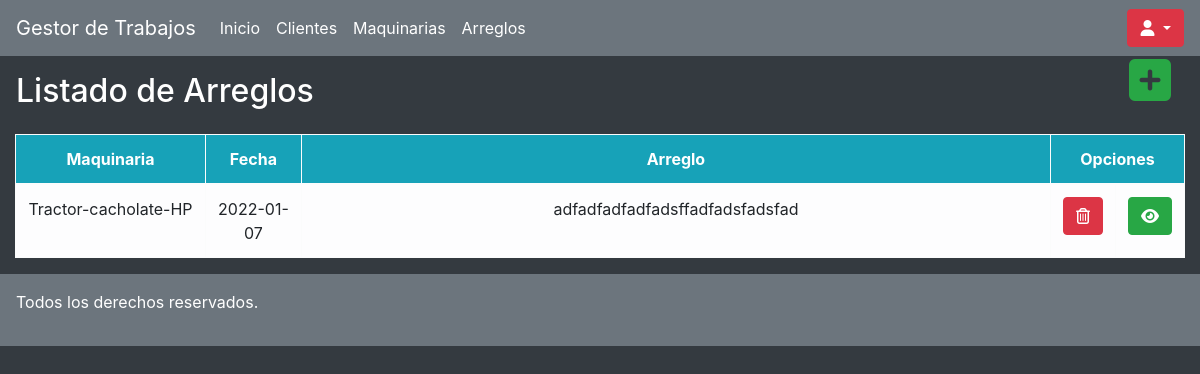
/clientes/arreglos-cliente/29 (signed in), run on an earlier commit of the app's database.
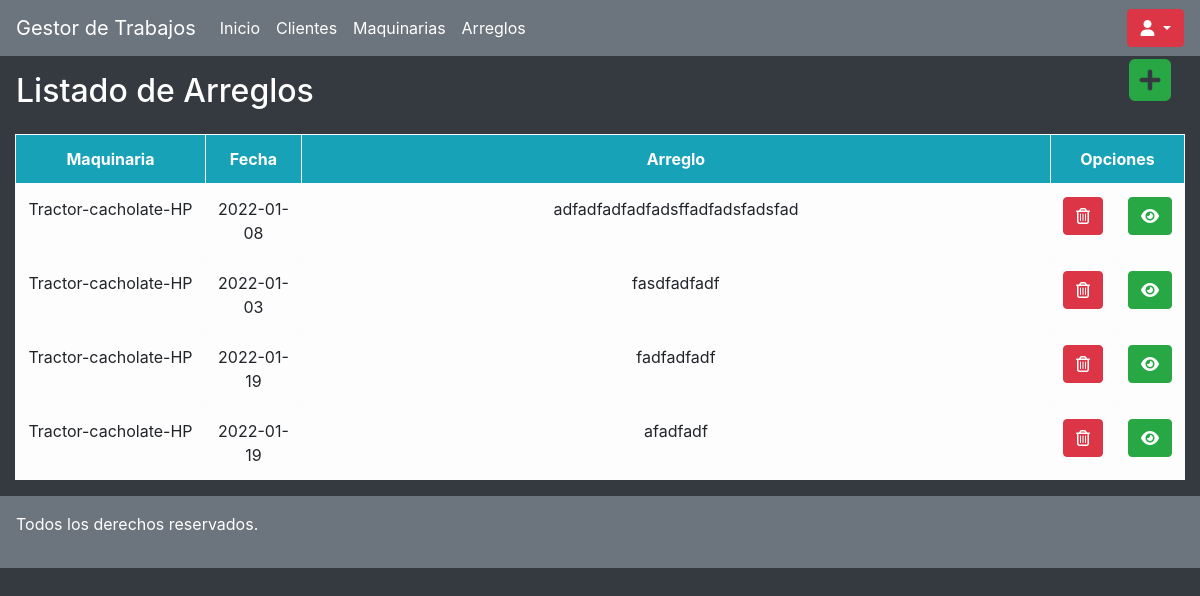
And on a later commit of the database.
### clientes/models.py (models this page shows, shortened)
class Arreglo_Maquinarias(models.Model):
    maquinaria = models.ForeignKey(Maquinarias, null= True, blank = True, on_delete=models.CASCADE)
    fecha_arreglo = models.DateField(null=True)
    arreglo = models.CharField(max_length=200)
    def mostrarfecha(self):
        fecha = self.fecha_arreglo
        fechaamostrar = fecha.strftime("%Y-%m-%d")
        return fechaamostrar

class Maquinarias(models.Model):
    propietario = models.ForeignKey(Clientes, null= True, blank = True, on_delete=models.CASCADE)
    tipo = models.CharField(max_length=50)
    modelo = models.CharField(max_length=50)
    marca = models.CharField(max_length=50)
    def __str__(self): #es para que cuando lo pidamos me devuelva algo legible, en este caso el nombre
        return f'{self.tipo}-{self.modelo}-{self.marca}'

### clientes/views.py (the view)
# urls.py: path('arreglos-cliente/<id>', arreglos_cliente, name = 'arreglosclientes'),
@login_required
def arreglos_cliente(request,id):
    maquinarias = Maquinarias.objects.get(id=id)
    arreglos = Arreglo_Maquinarias.objects.filter(maquinaria=id)
    return render(request, 'arreglos-cliente.html', {"arreglos": arreglos, "maquinarias": maquinarias})

### clientes/models.py (called while the page is built)
    def __str__(self): #es para que cuando lo pidamos me devuelva algo legible, en este caso el nombre
        return f'{self.empresa}'

### clientes/templates/arreglos-cliente.html (shortened to what this page needs)
{% extends "./base.html" %}
{% block body%}
<div class="col-12 ">
    <div class="row my-auto" mx-3>
        <h2 class="p-3 text-white col-11">Listado de Arreglos</h2>
        <p class="col-1 text-center"><a href="" data-toggle="modal" data-target="#agregar{{arreglos.id}}" class="text-success"><i class="fas fa-plus-square fa-3x"></i></a></p>
    </div>
    <table class="table col-12 text-center table-bordered table-light table-hover">
        <thead class="bg-info text-white">
            <tr>
                <th class="col-2">Maquinaria</th>
                <th class="col-1">Fecha</th>
                <th class="col-8">Arreglo</th>
                <th colspan="2" class="col-1">Opciones</th>
            </tr>
        </thead>
        {% for arreglos in arreglos %}
        <tbody class="">
            <tr>
                <td> {{ arreglos.maquinaria}} </td>
                <td> {{ arreglos.mostrarfecha }} </td>
                <td> {{ arreglos.arreglo}} </td>
                <td><a href="" data-toggle="modal" data-target="#eliminar{{arreglos.id}}" class="btn btn-danger" title="Eliminar"><i class="far fa-trash-alt"></i></a></td>
                <td><a href="#arreglos{{arreglos.id}}" data-toggle="modal" data-target="#arreglos{{arreglos.id}}" class="btn btn-success" title="Arreglos"><i class="fas fa-eye"></i></a></td>
            </tr>
        </tbody>
        {% endfor %}
        </table>
</div>
{%endblock%}

What changed in the data, as far as the page shows it:
changed Arreglo_Maquinarias "adfadfadfadfadsffadfadsfadsfad": mostrarfecha "2022-01-07" → "2022-01-08"
added Arreglo_Maquinarias: maquinaria "Tractor-cacholate-HP", mostrarfecha "2022-01-03", arreglo "fasdfadfadf"
added Arreglo_Maquinarias: maquinaria "Tractor-cacholate-HP", mostrarfecha "2022-01-19", arreglo "fadfadfadf"
added Arreglo_Maquinarias: maquinaria "Tractor-cacholate-HP", mostrarfecha "2022-01-19", arreglo "afadfadf"
